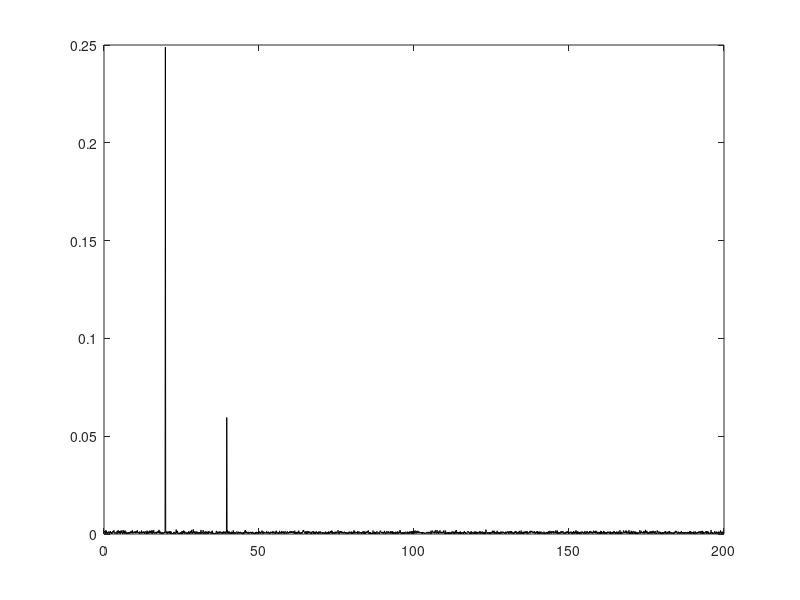

The MATLAB script that drew this image: (Note: this script raises an error after producing the figure.)
%% RMF_PhoneTest.m  -  check a real machine at home with a phone accelerometer
% Put the phone flat on a running machine (table fan base, washing machine,
% exercise bike...). Record 20 s with phyphox "Acceleration (without g)" and
% export the CSV as phone_machine.csv. Enter the machine speed if known.
% The script finds the running-speed line (1x) and its harmonics, and gives
% the vibration velocity in mm/s (10 Hz - Nyquist band) as a simple health check.
clear; clc; close all;
file = 'phone_machine.csv';  axisCol = 4;  rpmGuess = [];     % e.g. 1200 for a fan
if isfile(file)
    D = readmatrix(file);  t = D(:,1);  a = D(:,axisCol);  src = 'MEASURED';
else
    fs0 = 400;  t = (0:1/fs0:20)';  f1 = 19.8;  rng(1);             % demo: slightly unbalanced fan
    a = 0.25*sin(2*pi*f1*t) + 0.06*sin(2*pi*2*f1*t+1) + 0.03*randn(size(t));  src = 'DEMO (no csv found)';
end
ok = ~isnan(t) & ~isnan(a);  t = t(ok);  a = a(ok);
fs = 1/median(diff(t));  tu = (t(1):1/fs:t(end))';  au = interp1(t,a,tu);  au = au - mean(au);
N = numel(au);  w = 0.5 - 0.5*cos(2*pi*(0:N-1)'/(N-1));
A = abs(fft(au.*w))*2/sum(w);  A = A(1:floor(N/2));  f = (0:numel(A)-1)'*fs/N;
if isempty(rpmGuess), s = f > 3 & f < fs/2*0.9; else, s = f > 0.8*rpmGuess/60 & f < 1.2*rpmGuess/60; end
[~,i] = max(A.*s);  f1 = f(i);
h = zeros(1,3);
for k = 1:3, m = abs(f - k*f1) < 0.02*k*f1 + fs/N;  h(k) = max(A(m)); end
V = A./(2*pi*max(f,1e-9))*1e3;  V(f < 10) = 0;               % velocity amplitude, mm/s
vrms = sqrt(sum((V/sqrt(2)).^2));
fprintf('%s data, fs = %.0f Hz\n', src, fs);
fprintf('Running speed 1x = %.2f Hz (%.0f rpm)\n', f1, f1*60);
fprintf('Harmonic amplitudes 1x / 2x / 3x = %.3f / %.3f / %.3f m/s^2  (2x/1x = %.2f)\n', h, h(2)/h(1));
fprintf('Velocity (10 Hz - %.0f Hz): %.2f mm/s rms\n', fs/2, vrms);
if h(2)/h(1) < 0.5, fprintf('Pattern: dominant 1x -> typical of UNBALANCE\n');
else, fprintf('Pattern: strong 2x -> check MISALIGNMENT or looseness\n'); end
fig = figure('Color','w');  try, theme(fig,'light'); end %#ok<TRYNC>
plot(f, A, 'k'); hold on; for k = 1:3, xline(k*f1, 'r--', sprintf('%dx',k)); end
grid on; xlim([0 min(fs/2, 6*f1)]); xlabel('Frequency (Hz)'); ylabel('Acceleration (m/s^2)');
title(['Phone vibration spectrum: ' src]);
if ~isfolder('figures'), mkdir('figures'); end
exportgraphics(fig, fullfile('figures','fig6_phone_test.png'), 'Resolution', 150);
